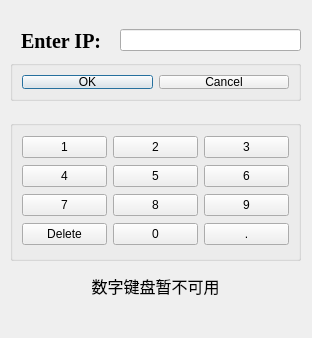
<?xml version="1.0" encoding="UTF-8"?>
<ui version="4.0">
 <class>connectserver</class>
 <widget class="QDialog" name="connectserver">
  <property name="geometry">
   <rect>
    <x>0</x>
    <y>0</y>
    <width>312</width>
    <height>338</height>
   </rect>
  </property>
  <property name="windowTitle">
   <string>Dialog</string>
  </property>
  <widget class="QLabel" name="EnterIPLabel">
   <property name="geometry">
    <rect>
     <x>21</x>
     <y>30</y>
     <width>81</width>
     <height>23</height>
    </rect>
   </property>
   <property name="font">
    <font>
     <family>Times New Roman</family>
     <pointsize>15</pointsize>
     <bold>true</bold>
    </font>
   </property>
   <property name="text">
    <string>Enter IP:</string>
   </property>
  </widget>
  <widget class="QLineEdit" name="InputIP">
   <property name="geometry">
    <rect>
     <x>120</x>
     <y>29</y>
     <width>181</width>
     <height>22</height>
    </rect>
   </property>
  </widget>
  <widget class="QGroupBox" name="groupBox">
   <property name="geometry">
    <rect>
     <x>10</x>
     <y>60</y>
     <width>291</width>
     <height>41</height>
    </rect>
   </property>
   <property name="title">
    <string/>
   </property>
   <property name="alignment">
    <set>Qt::AlignCenter</set>
   </property>
   <layout class="QHBoxLayout" name="horizontalLayout">
    <item>
     <widget class="QPushButton" name="okButton">
      <property name="cursor">
       <cursorShape>PointingHandCursor</cursorShape>
      </property>
      <property name="text">
       <string>OK</string>
      </property>
     </widget>
    </item>
    <item>
     <widget class="QPushButton" name="CancelButton">
      <property name="cursor">
       <cursorShape>PointingHandCursor</cursorShape>
      </property>
      <property name="text">
       <string>Cancel</string>
      </property>
     </widget>
    </item>
   </layout>
  </widget>
  <widget class="QGroupBox" name="groupBox_2">
   <property name="geometry">
    <rect>
     <x>10</x>
     <y>120</y>
     <width>291</width>
     <height>141</height>
    </rect>
   </property>
   <property name="title">
    <string/>
   </property>
   <layout class="QGridLayout" name="gridLayout">
    <item row="0" column="0">
     <widget class="QPushButton" name="pushButton_1">
      <property name="cursor">
       <cursorShape>PointingHandCursor</cursorShape>
      </property>
      <property name="text">
       <string>1</string>
      </property>
     </widget>
    </item>
    <item row="0" column="1">
     <widget class="QPushButton" name="pushButton_2">
      <property name="cursor">
       <cursorShape>PointingHandCursor</cursorShape>
      </property>
      <property name="text">
       <string>2</string>
      </property>
     </widget>
    </item>
    <item row="0" column="2">
     <widget class="QPushButton" name="pushButton_3">
      <property name="cursor">
       <cursorShape>PointingHandCursor</cursorShape>
      </property>
      <property name="text">
       <string>3</string>
      </property>
     </widget>
    </item>
    <item row="1" column="0">
     <widget class="QPushButton" name="pushButton_4">
      <property name="cursor">
       <cursorShape>PointingHandCursor</cursorShape>
      </property>
      <property name="text">
       <string>4</string>
      </property>
     </widget>
    </item>
    <item row="1" column="1">
     <widget class="QPushButton" name="pushButton_5">
      <property name="cursor">
       <cursorShape>PointingHandCursor</cursorShape>
      </property>
      <property name="text">
       <string>5</string>
      </property>
     </widget>
    </item>
    <item row="1" column="2">
     <widget class="QPushButton" name="pushButton_6">
      <property name="cursor">
       <cursorShape>PointingHandCursor</cursorShape>
      </property>
      <property name="text">
       <string>6</string>
      </property>
     </widget>
    </item>
    <item row="2" column="0">
     <widget class="QPushButton" name="pushButton_7">
      <property name="cursor">
       <cursorShape>PointingHandCursor</cursorShape>
      </property>
      <property name="text">
       <string>7</string>
      </property>
     </widget>
    </item>
    <item row="2" column="1">
     <widget class="QPushButton" name="pushButton_9">
      <property name="cursor">
       <cursorShape>PointingHandCursor</cursorShape>
      </property>
      <property name="text">
       <string>8</string>
      </property>
     </widget>
    </item>
    <item row="2" column="2">
     <widget class="QPushButton" name="pushButton_10">
      <property name="cursor">
       <cursorShape>PointingHandCursor</cursorShape>
      </property>
      <property name="text">
       <string>9</string>
      </property>
     </widget>
    </item>
    <item row="3" column="0">
     <widget class="QPushButton" name="pushButton_8">
      <property name="cursor">
       <cursorShape>PointingHandCursor</cursorShape>
      </property>
      <property name="text">
       <string>Delete</string>
      </property>
     </widget>
    </item>
    <item row="3" column="1">
     <widget class="QPushButton" name="pushButton_0">
      <property name="cursor">
       <cursorShape>PointingHandCursor</cursorShape>
      </property>
      <property name="text">
       <string>0</string>
      </property>
     </widget>
    </item>
    <item row="3" column="2">
     <widget class="QPushButton" name="pushButton_dot">
      <property name="cursor">
       <cursorShape>PointingHandCursor</cursorShape>
      </property>
      <property name="text">
       <string>.</string>
      </property>
     </widget>
    </item>
   </layout>
  </widget>
  <widget class="QLabel" name="label">
   <property name="geometry">
    <rect>
     <x>80</x>
     <y>270</y>
     <width>151</width>
     <height>31</height>
    </rect>
   </property>
   <property name="font">
    <font>
     <pointsize>12</pointsize>
    </font>
   </property>
   <property name="text">
    <string>数字键盘暂不可用</string>
   </property>
   <property name="alignment">
    <set>Qt::AlignCenter</set>
   </property>
  </widget>
 </widget>
 <resources/>
 <connections/>
</ui>
